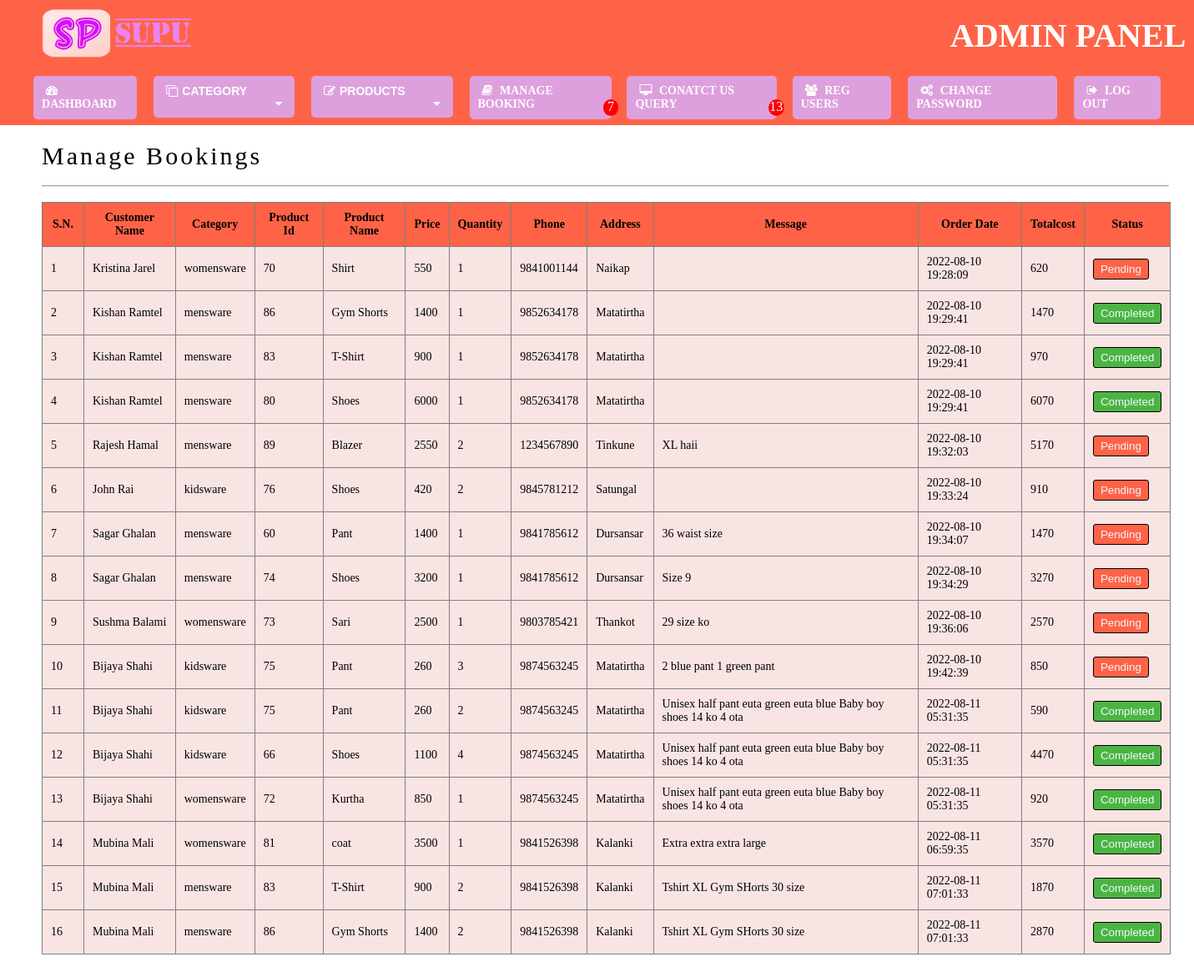
Page /admin/managebookings.php on the committed database.
### tables this page shows
CREATE TABLE `tbl_order` (
  `id` int(11) NOT NULL,
  `customername` varchar(40) NOT NULL,
  `category` varchar(40) NOT NULL,
  `productid` int(10) NOT NULL,
  `productname` varchar(40) NOT NULL,
  `price` float NOT NULL,
  `quantity` int(10) NOT NULL,
  `address` varchar(100) NOT NULL,
  `message` varchar(100) DEFAULT NULL,
  `orderdate` timestamp NOT NULL DEFAULT current_timestamp(),
  `totalcost` float NOT NULL DEFAULT 0,
  `status` varchar(15) NOT NULL DEFAULT 'Pending',
  `phone` varchar(255) NOT NULL
);

### admin/managebookings.php (the view, shortened to what this page needs)
<!DOCTYPE html>
<head>
    <link rel="stylesheet" href="css/table.css">
    <link rel="stylesheet" href="https://cdnjs.cloudflare.com/ajax/libs/font-awesome/5.15.3/css/all.min.css">
</head>
<body>
    <?php
    include 'includes/header.php';
    ?>
    <div class="container">
        <div class="title">Manage Bookings</div><br>
        <hr><br>
        <table width="98%">
            <tr>
                <th style="width: 50px;">S.N.</th>
                <th>Customer Name</th>
                <th>Category</th>
                <th>Product Id</th>
                <th>Product Name</th>
                <th>Price</th>
                <th>Quantity</th>
                <th>Phone</th>
                <th>Address</th>
                <th>Message</th>
                <th>Order Date</th>
                <th>Totalcost</th>
                <th style="width: 100px;">Status</th>
            </tr>
            <?php
            $sql = "SELECT * FROM tbl_order";
            $result = mysqli_query($conn, $sql);
            $count=1;
            if (mysqli_num_rows($result) > 0) {
                while ($value = mysqli_fetch_assoc($result)){
            ?>
            <tr>
                <td><?php echo htmlentities($count); ?></td>
                <td><?php echo $value['customername']; ?></a></td>
                <td><?php echo $value['category']; ?></a></td>
                <td><?php echo $value['productid'];?></td>
                <td><?php echo $value['productname'] ?></td>
                <td><?php echo $value['price'] ?></td>
                <td><?php echo $value['quantity']; ?></td>
                <td><?php echo $value['phone']; ?></td>
                <td><?php echo $value['address']; ?></td>
                <td><?php echo $value['message']; ?></td>
                <td><?php echo $value['orderdate']; ?></td>
                <td><?php echo $value['totalcost'];?></td>
                <td>
                    <?php
                    if($value['status'] == 'Pending')
                    {
                    ?>
                        <a href="confirmorder.php?id=<?php echo $value['id'];?>" onclick="confirmAction()">
                        <button class="pending"><?php echo $value['status'];?></button></a>
                    <?php
                    }
                    else
                    {
                        ?><button class="completed"><?php
                     echo $value['status'];?></button><?php
                    }
                    ?>
                </td>
                <?php
                $count=$count+1; }
            }
            ?>
            </tr>
        </table>
    </div>
</body>
</html>

### admin/css/table.css (style rules this page uses)
* { box-sizing: border-box; margin: 0; padding: 0; }
.container { margin-left: 50px; padding-top: 20px; margin-bottom: 30px; }
hr { margin-right: 30px; }
.title { letter-spacing: 3px; font-size: 30px; }
table { table-layout: auto; border-collapse: collapse; width: "98%"; }
td, th { padding: 10px; font-size: 14px; }
th { background-color: tomato; border: solid 0.5px grey; }
td { padding: 10px; background-color: #f9e4e4; border: solid 0.5px grey; }
td a { text-decoration: none; color: black; }

### admin/css/header.css (style rules this page uses)
* { margin: 0; padding: 0; box-sizing: border-box; }

### admin/managebookings.php (style rules this page uses)
table tr td a { text-decoration: none; }
.pending { background-color: tomato; color: aliceblue; padding: 4px 8px; border: 1px solid black; border-radius: 3px; }
.completed { background-color: #4BB543; color: aliceblue; padding: 4px 8px; border: 1px solid black; border-radius: 3px; }

### rows in the picture
tbl_order: customername "Kristina Jarel", category "womensware", productid "70", productname "Shirt", price "550", quantity "1", phone "9841001144", address "Naikap", orderdate "2022-08-10 19:28:09", totalcost "620", status "Pending"
tbl_order: customername "Kishan Ramtel", category "mensware", productid "86", productname "Gym Shorts", price "1400", quantity "1", phone "9852634178", address "Matatirtha", orderdate "2022-08-10 19:29:41", totalcost "1470", status "Completed"
tbl_order: customername "Kishan Ramtel", category "mensware", productid "83", productname "T-Shirt", price "900", quantity "1", phone "9852634178", address "Matatirtha", orderdate "2022-08-10 19:29:41", totalcost "970", status "Completed"
tbl_order: customername "Kishan Ramtel", category "mensware", productid "80", productname "Shoes", price "6000", quantity "1", phone "9852634178", address "Matatirtha", orderdate "2022-08-10 19:29:41", totalcost "6070", status "Completed"
tbl_order: customername "Rajesh Hamal", category "mensware", productid "89", productname "Blazer", price "2550", quantity "2", phone "1234567890", address "Tinkune", message "XL haii", orderdate "2022-08-10 19:32:03", totalcost "5170", status "Pending"
tbl_order: customername "John Rai", category "kidsware", productid "76", productname "Shoes", price "420", quantity "2", phone "9845781212", address "Satungal", orderdate "2022-08-10 19:33:24", totalcost "910", status "Pending"
tbl_order: customername "Sagar Ghalan", category "mensware", productid "60", productname "Pant", price "1400", quantity "1", phone "9841785612", address "Dursansar", message "36 waist size", orderdate "2022-08-10 19:34:07", totalcost "1470", status "Pending"
tbl_order: customername "Sagar Ghalan", category "mensware", productid "74", productname "Shoes", price "3200", quantity "1", phone "9841785612", address "Dursansar", message "Size 9", orderdate "2022-08-10 19:34:29", totalcost "3270", status "Pending"
tbl_order: customername "Sushma Balami", category "womensware", productid "73", productname "Sari", price "2500", quantity "1", phone "9803785421", address "Thankot", message "29 size ko", orderdate "2022-08-10 19:36:06", totalcost "2570", status "Pending"
tbl_order: customername "Bijaya Shahi", category "kidsware", productid "75", productname "Pant", price "260", quantity "3", phone "9874563245", address "Matatirtha", message "2 blue pant 1 green pant", orderdate "2022-08-10 19:42:39", totalcost "850", status "Pending"
tbl_order: customername "Bijaya Shahi", category "kidsware", productid "75", productname "Pant", price "260", quantity "2", phone "9874563245", address "Matatirtha", message "Unisex half pant euta green euta blue Baby boy shoes 14 ko 4 ota", orderdate "2022-08-11 05:31:35", totalcost "590", status "Completed"
tbl_order: customername "Bijaya Shahi", category "kidsware", productid "66", productname "Shoes", price "1100", quantity "4", phone "9874563245", address "Matatirtha", message "Unisex half pant euta green euta blue Baby boy shoes 14 ko 4 ota", orderdate "2022-08-11 05:31:35", totalcost "4470", status "Completed"
tbl_order: customername "Bijaya Shahi", category "womensware", productid "72", productname "Kurtha", price "850", quantity "1", phone "9874563245", address "Matatirtha", message "Unisex half pant euta green euta blue Baby boy shoes 14 ko 4 ota", orderdate "2022-08-11 05:31:35", totalcost "920", status "Completed"
tbl_order: customername "Mubina Mali", category "womensware", productid "81", productname "coat", price "3500", quantity "1", phone "9841526398", address "Kalanki", message "Extra extra extra large", orderdate "2022-08-11 06:59:35", totalcost "3570", status "Completed"
tbl_order: customername "Mubina Mali", category "mensware", productid "83", productname "T-Shirt", price "900", quantity "2", phone "9841526398", address "Kalanki", message "Tshirt XL Gym SHorts 30 size", orderdate "2022-08-11 07:01:33", totalcost "1870", status "Completed"
tbl_order: customername "Mubina Mali", category "mensware", productid "86", productname "Gym Shorts", price "1400", quantity "2", phone "9841526398", address "Kalanki", message "Tshirt XL Gym SHorts 30 size", orderdate "2022-08-11 07:01:33", totalcost "2870", status "Completed"

### other values in the picture
$data['total'] "7"
$data['total'] "13"
